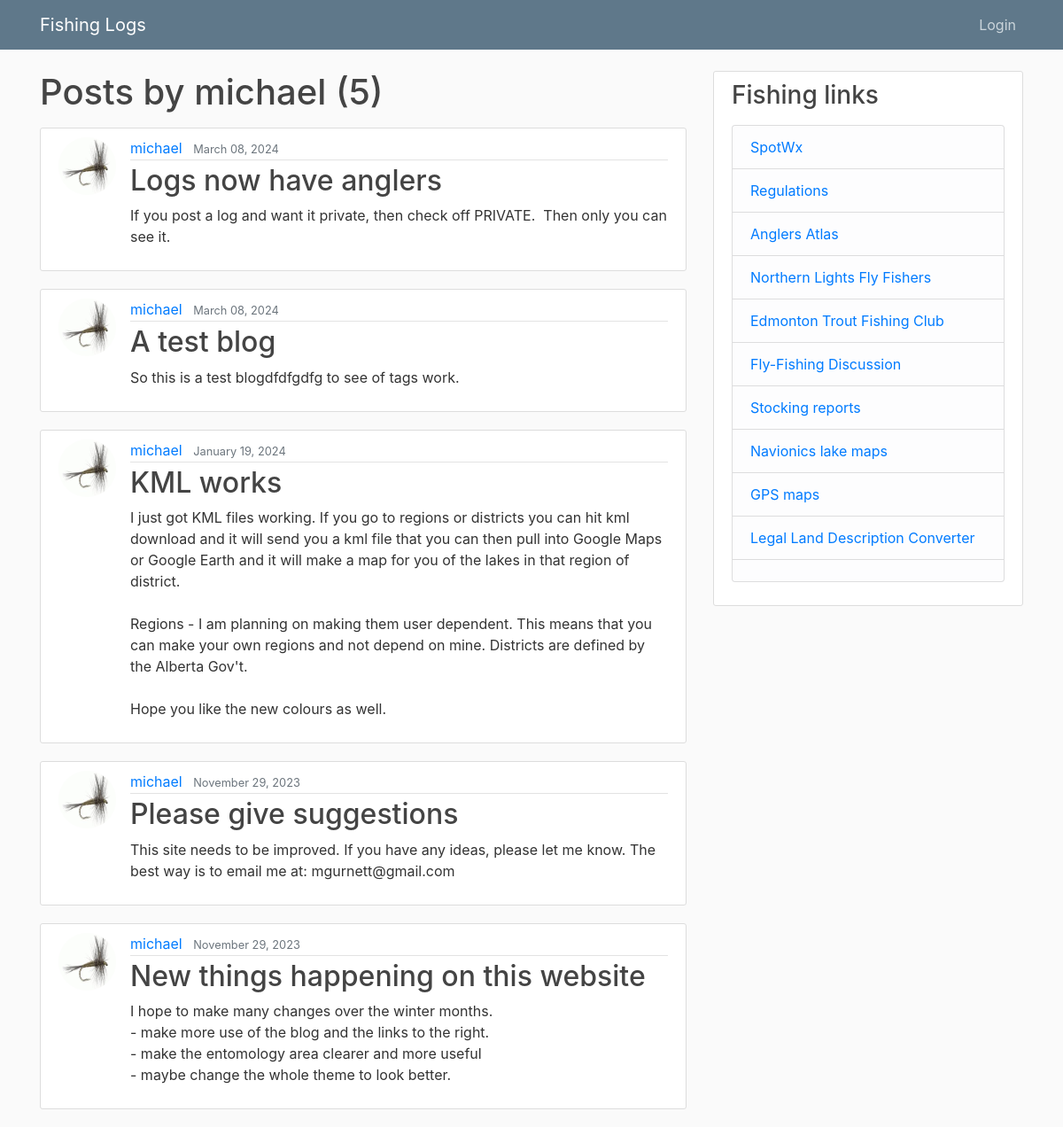
/blog/user/michael, run on the app's committed database.
### blog/models.py (models this page shows, shortened)
class Post(models.Model):
    title = models.CharField(max_length=100)
    content = RichTextField (blank=True, null=True)
    date_posted = models.DateTimeField(default=timezone.now)
    author = models.ForeignKey(User, on_delete=models.CASCADE)
    tags = TaggableManager(blank=True)

### users/models.py (models this page shows, shortened)
class Profile(models.Model):
    user = models.OneToOneField(User, on_delete=models.CASCADE)
    image = models.ImageField(default='default.jpg', upload_to='profile_pics')

### blog/views.py (the view)
# urls.py: path('user/<str:username>', UserPostListView.as_view(), name='user-posts'),
class UserPostListView(ListView):
    model = Post
    template_name = 'blog/user_posts.html'  # <app>/<model>_<viewtype>.html
    context_object_name = 'posts'
    paginate_by = 5
    def get_queryset(self):
        user = get_object_or_404(User, username=self.kwargs.get('username'))
        return Post.objects.filter(author=user).order_by('-date_posted')

### blog/templates/blog/user_posts.html (shortened to what this page needs)
{% extends "blog/base.html" %}
{% block content %}
    <h1 class="mb-3">Posts by {{ view.kwargs.username }} ({{ page_obj.paginator.count }})</h1>
    {% for post in posts %}
        <article class="media content-section">
          <img class="rounded-circle article-img" src="{{ post.author.profile.image.url }}">
          <div class="media-body">
            <div class="article-metadata">
              <a class="mr-2" href="{% url 'user-posts' post.author.username %}">{{ post.author }}</a>
              <small class="text-muted">{{ post.date_posted|date:"F d, Y" }}</small>
            </div>
            <h2><a class="article-title" href="{% url 'post-detail' post.id %}">{{ post.title }}</a></h2>
            <p class="article-content">{{ post.content }}</p>
          </div>
        </article>
    {% endfor %}
{% endblock content %}

### static/blog/main.css (style rules this page uses)
body { background: #fafafa; color: #333333; margin-top: 5rem; }
h1, h2, h3, h4, h5, h6 { color: #444444; }
.content-section { background: #ffffff; padding: 10px 20px; border: 1px solid #dddddd; border-radius: 3px; margin-bottom: 20px; }
.article-title { color: #444444; }
.article-content { white-space: pre-line; }
.article-img { height: 65px; width: 65px; margin-right: 16px; }
.article-metadata { padding-bottom: 1px; margin-bottom: 4px; border-bottom: 1px solid #e3e3e3 }

### data on the page
Post: author.profile.image (placeholder picture), author "michael", date_posted "March 08, 2024", title "Logs now have anglers", content "If you post a log and want it private, then check off PRIVATE. Then only you can see it."
Post: author.profile.image (placeholder picture), author "michael", date_posted "March 08, 2024", title "A test blog", content "So this is a test blogdfdfgdfg to see of tags work."
Post: author.profile.image (placeholder picture), author "michael", date_posted "January 19, 2024", title "KML works", content "I just got KML files working. If you go to regions or districts you can hit kml download and it will send you a kml file that you can then pull into Google Maps or Google Earth and it will make a map for you of the lakes in that region of district. Regions - I am planning on making them user dependent. This means that you can make your own regions and not depend on mine. Districts are defined by the Alberta Gov't. Hope you like the new colours as well."
Post: author.profile.image (placeholder picture), author "michael", date_posted "November 29, 2023", title "Please give suggestions", content "This site needs to be improved. If you have any ideas, please let me know. The best way is to email me at: mgurnett@gmail.com"
Post: author.profile.image (placeholder picture), author "michael", date_posted "November 29, 2023", title "New things happening on this website", content "I hope to make many changes over the winter months. - make more use of the blog and the links to the right. - make the entomology area clearer and more useful - maybe change the whole theme to look better."

### other printed values
{{ view.kwargs.username }} "michael"
{{ page_obj.paginator.count }} "5"
